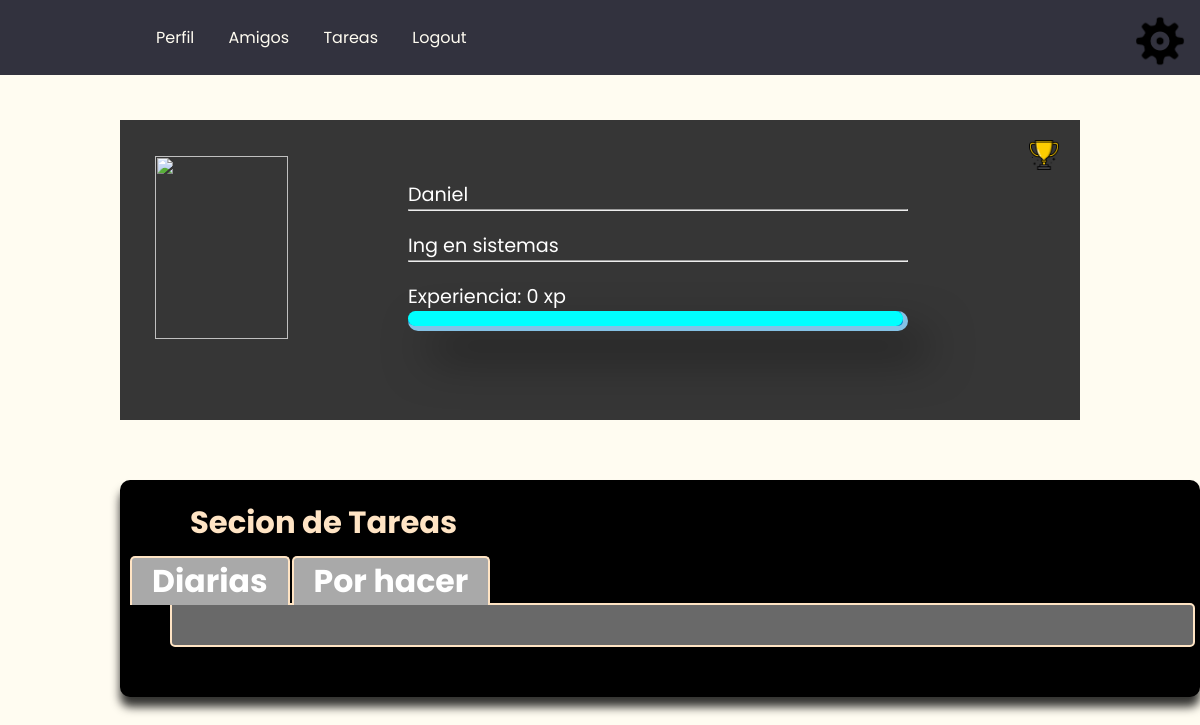
/ProcastinVistas/PerfilUsuario.php (signed in), run on an earlier commit of the app's database.
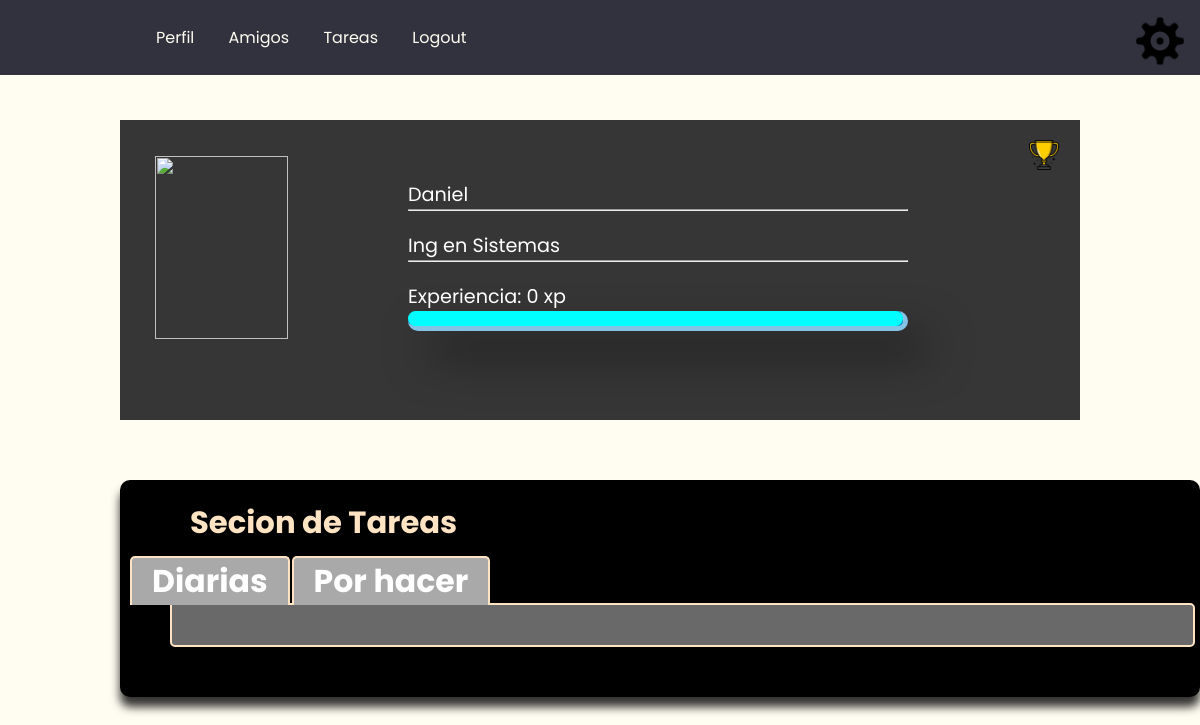
And on a later commit of the database.
### tables this page shows
CREATE TABLE `usuarios` (
  `IdUsuario` int NOT NULL,
  `NomUsuario` varchar(30) NOT NULL,
  `ContraseniaUsuario` varchar(20) NOT NULL,
  `CorreoUsuario` varchar(50) NOT NULL,
  `ImgUsuario` blob,
  `DescUsuario` text NOT NULL,
  `TareasRealizadas` int NOT NULL,
  `ExpUsuario` bigint NOT NULL,
  `RangoUsuario` smallint NOT NULL
);

### ProcastinVistas/PerfilUsuario.php (the view, shortened to what this page needs)
<?php include("checkLogin.php");
include("db.php");
	$user = $_SESSION['username'];
    $DescUs = "SELECT DescUsuario FROM usuarios WHERE NomUsuario='$user'";
    $result = mysqli_query($db, $DescUs);
    $DescArry=mysqli_fetch_assoc($result);
    $Desc=$DescArry['DescUsuario'];
    $XPUs="SELECT ExpUsuario FROM usuarios WHERE NomUsuario='$user' ";
    $result = mysqli_query($db, $XPUs);
    $XPArry=mysqli_fetch_assoc($result);
    $XP=$XPArry['ExpUsuario'];
    $imgQuery="SELECT ImgUsuario FROM usuarios WHERE NomUsuario='$user' ";
    $result = mysqli_query($db, $imgQuery);
    $imgArry=mysqli_fetch_assoc($result);
    $img=$imgArry['ImgUsuario'];
?>
<!DOCTYPE html>
<html>
<head>
    <link rel="stylesheet" href="css/PerfilUsuario.css">
    <link rel="stylesheet" href="css/platilla.css">
</head>
<body>
    <header class="header">
        <nav class="NavBar" >
            <a href="PerfilUsuario.php">Perfil</a>
            <a href="amigos.php">Amigos</a>
            <a href="proyectos.php">Tareas</a>
            <a href="PerfilUsuario.php?logout='1'">Logout</a>
        </nav>
        <a id="settings" href="Ajustes.html">
            <img src="img/Settings-PNG.png"  >
        </a>
    </header>
    <div class="Perfil">
        <div class="FotoPerfil">
			<img id="ImagenPerfil" src="<?php echo $img; ?>" alt="">
        </div>
			<div class="info">
				<ul>
					<li class="WhiteText"><?php echo $_SESSION['username']; ?><hr></li>
					<li class="WhiteText"><?php echo $Desc; ?><hr></li>
                    <li>
                        <div class="Barra">
                            Experiencia: <?php echo $XP;?> xp
                            <div class="bXP"><div class="XP" style="--w:100%"></div></div>
                        </div>
                    </li>
				</ul>
			</div>
            <div class="Sec-Logros">
            <a href="Logros.html" id="Logros-Btn" class="Logros-Btn">
                <img src="img/Trofeo.png" alt="Imagen" id="Logro-img">
            </a>
            </div>
    </div>
    <div class="contenedor">
        <div class="titulot">Secion de Tareas</div>
        <div id="pestanas">
            <ul id=lista>
                <li id="pestana1"><a class="filter-btn" data-id ="Daily">Diarias</a></li>
                <li id="pestana2"><a class="filter-btn" data-id ="To-do">Por hacer</a></li>
            </ul>
        </div>
        <div id="contenidopestanas">
        </div>
</body>
</html>

### ProcastinVistas/css/PerfilUsuario.css (style rules this page uses)
:root { --color1: #32323E; --color2: #40476D; --color3: #1B9AAA; --color4: #FFFCF1; --color5: #F6BE00; }
* { margin: 0; padding: 0; box-sizing: border-box; font-family:"poppins",sans-serif; }
body { height: 150%; width: 100%; background-color: #fffcf1; justify-content: center; }
.Perfil { background-color: #363636; position: absolute; left: 5%; margin-top: 10%; margin-left: 5%; width: 80%; height: 300px; }
.Perfil .FotoPerfil { width: 30%; height: 100%; align-content: center; }
.Perfil .FotoPerfil img { margin: 10%; padding: 2%; width: 70%; height: 80%; }
.Perfil .info { position: absolute; top: 20%; left:30%; }
ul { list-style: none; font-family:'Times New Roman', Times, serif; font-size: larger; color: #fff; }
li { margin: top 20px; margin-bottom: 20px; }
.Perfil .Sec-Logros { position: absolute; top: 20px; right: 20px; width: 40px; height: auto; }
.Perfil .Sec-Logros a img { position: absolute; right: 1px; width: 30px; height: auto; }
header { position:absolute; top: 1%; left: 5%; width: 90%; border-style: none; display: flex; justify-content: space-between; align-items: center; z-index: 100; }
body .Perfil .info ul li .Barra { width: auto; height: auto; }
body .Perfil .info ul li .Barra .bXP { width: 500px; height: 20px; background: #0984CC; border-radius: 10px; box-shadow: 20px 25px 45px rgba(0,0,0,0.5); border-right:5px solid rgba(255,255,255,0.5); border-bottom: 5px solid rgba(255,255,255,0.5); }
.Perfil .info ul li .Barra .bXP .XP { width: var(--w); height: 100%; background-color: aqua; border-radius: 10px; animation: Aumentar 5s ease; }
.contenedor { position:absolute; top: 60%; left: 10%; width: 1080px; margin: auto; background: black; color: bisque; padding: 20px 15px 50px 50px; border-radius: 10px; box-shadow: 0 10px 10px 0px rgba(0, 0, 0, 0.8); }
.contenedor .titulot { font-size: 3.5ex; font-weight: bold; margin-left: 20px; margin-bottom: 10px; }
#pestanas { float: top; font-size: 3ex; font-weight: bold; }
#pestanas ul { margin-left: -40px; }
#pestanas li { list-style-type: none; float: left; text-align: center; margin: 0px 2px -2px -0px; background: darkgrey; border-top-left-radius: 5px; border-top-right-radius: 5px; border: 2px solid bisque; border-bottom: dimgray; padding: 0px 20px 0px 20px; }
#contenidopestanas { clear: both; background: dimgray; padding: 20px 0px 20px 20px; border-radius: 5px; border-top-left-radius: 0px; border: 2px solid bisque; width: 1025px; }

### ProcastinVistas/css/platilla.css (style rules this page uses)
* { margin: 0; padding: 0; box-sizing: border-box; font-family:"poppins",sans-serif; }
body { position: relative; padding-bottom: 250px; min-height: 100vh; }
.header { position: absolute; top: 0; left: 0%; width: 100%; padding: 25px 13%; background: #32323E; display: flex; justify-content: space-between; align-items: center; z-index: 100; }
.header a { color:#FFFCF1; font-size: 25px; }
#settings img { position: absolute; top: 15px; right: 15px; width: 50px; }
.NavBar a { position:relative; font-size: 16px; color: #FFFCF1; margin-right: 30px; text-decoration:none; }
.NavBar ::after { content:"" ; position:absolute; left: 0; width: 100%; height:2px ; background-color: #fffcf1; bottom: -5px; border-radius: 5px; transform: translateY(10px); opacity: 0; transition: .5s ease; }

What changed in the data, as far as the page shows it:
changed usuarios: DescUsuario "Ing en sistemas" → "Ing en Sistemas"
